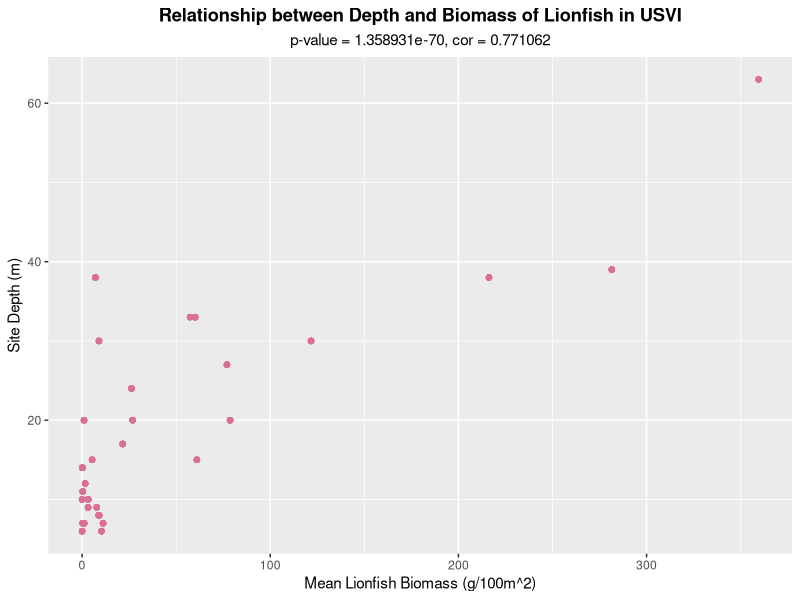
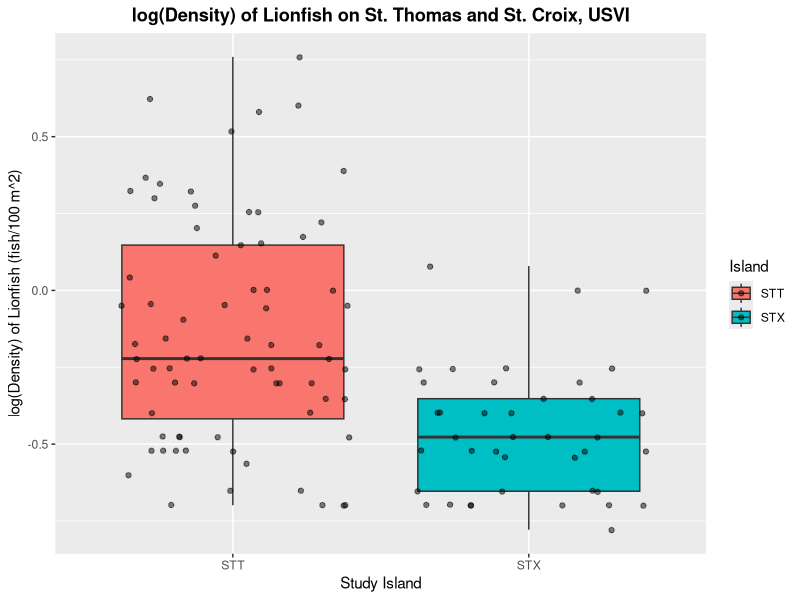
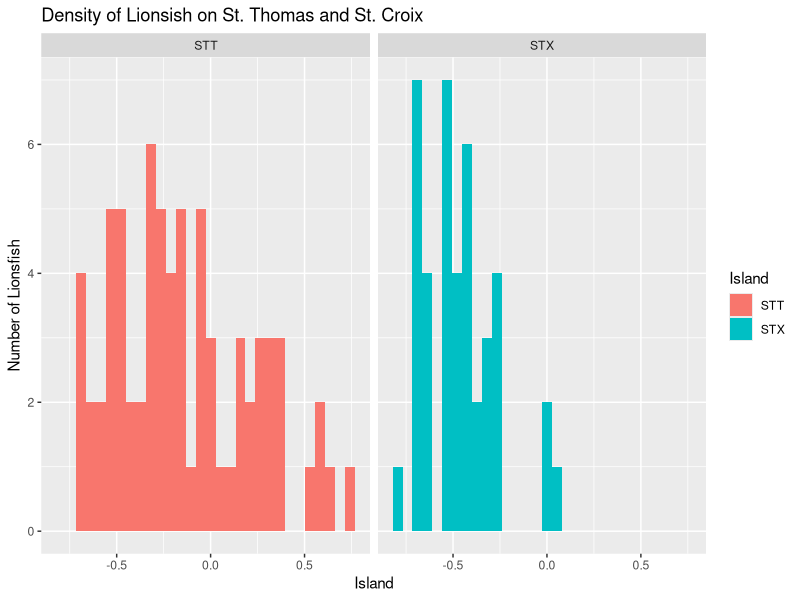
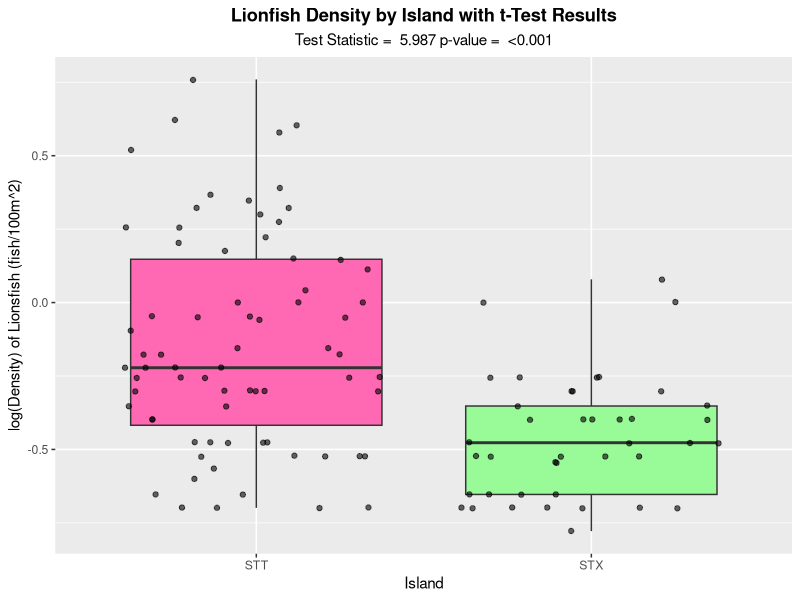

Source code (R) for these figures, in order:
# MES 503 Lab Assignment 2
# Exploring correlation and t-tests with TCRMP data

# 9/15/2026
# Created by Kayla Blincow (with help from ChatGPT)
# ------------------------------------------------------------------------------

# INSTRUCTIONS

# Complete this script as you work through the assignment.
#
# - Replace every "# FILL IN" section with your own code or written response.
# - Comment your code so that someone else can follow your workflow.
# - Do not delete the research questions or prompts.
# - Your script should run from beginning to end without errors.
# - Save this script as: LastName_FirstName_MES503_LabAssignment2.R
# - Submit your completed script to Brightspace by the deadline.

#### SCENARIO

# TCRMP LIONFISH DATA

# In the USVI, the Territorial Coral Reef Monitoring Program (TCRMP) conducts
# annual to semi-annual monitoring to assess multiple aspects of reef health,
# including fish communities. TCRMP fish census methods include a combination of
# belt transects and roving diver surveys. TCRMP has been reporting the abundance
# and biomass of lionfish since they were first encountered in 2011. As of 2022,
# TCRMP has monitoring data for 34 sites: 10 mesophotic reefs (> 30 m depth),
# 13 nearshore reefs (~10 m), and 11 offshore reefs (~15 m).

# The data used in this assignment are real TCRMP data that have been summarized
# to include information on lionfish observed at monitoring sites on St. Croix
# and St. Thomas from 2011 to 2022.

# VARIABLES:
# Location     - TCRMP monitoring site
# SampleYear   - Year data were collected
# TotalCount   - Total number of lionfish observed across all transects conducted
#                at each site, each year
# ntrans       - Number of belt transects conducted at each site, each year
# Biomass      - Total biomass of lionfish observed at each site, each year
# Code         - Three-character identifying code for the TCRMP monitoring site
# Island       - Island where the site is located (STT, STX)
# ReefComplex  - Type of reef (mesophotic, nearshore, offshore)
# Depth        - Average depth at the monitoring site


#### PART 1: SET UP YOUR SCRIPT & GET TO KNOW YOUR DATA

# Write code to clear your workspace, load necessary packages and import your
# data file.

rm(list = ls())
library(tidyverse)
library(ggplot2)
lionfish <- read_csv("TCRMP_Lionfish.csv")

# Explore your newly imported dataset.

view(lionfish) #opens full dataset
head(lionfish) #shows first 6 rows of data
tail(lionfish) #shows last 6 rows of data
str(lionfish) #shows structure of data

# Is there anything about the structure of the dataset that you think is
# important to understand before beginning the analyses?

# You want to check the rows and columns to see if R imported the dataset correctly. Look to see if you are working with strictly continuous data, or a mix of continuous and categorical data.


#### PART 2: CORRELATION

# RESEARCH QUESTION:
# Is there a relationship between depth and total lionfish biomass observed at
# each site (across all years)?

# To address this question you must:
# 1. Complete necessary data wrangling tasks 
# 2. Test for a correlation between the variables of interest. 
# 3. Create a visual of the relationship that includes appropriate axis labels,
#    units, an informative title, and the p-value and correlation coefficient
#    from your correlation test.
# 4. Intepret the results of your correlation test and visual. What does it mean
#    statistically? What does it mean ecologically?

# HINT: The original dataset contains multiple observations for each monitoring
# location because sites were sampled across multiple years.To answer this 
# research question, we want ONE observation per location.

TCMRP_sites <- lionfish |> 
  group_by(Location) |>
  mutate(Mean_biomass = mean(Biomass)) # pulls data from lionfish and calls it TCRMP_sites in the environemnt. groups it by location. makes a new column (mutate) called Mean_biomass that has the mean biomass for each year.

Cor_BiomassDepth <- cor.test(TCMRP_sites$Mean_biomass, TCMRP_sites$Depth, method = "pearson") # tells us p-value, confidence intervals and correlation value (again)
Cor_BiomassDepth$p.value

ggplot(data = TCMRP_sites, aes(x = Mean_biomass, y = Depth)) +
  geom_point(color = "palevioletred") +
  labs(x = "Mean Lionfish Biomass (g/100m^2)", y = "Site Depth (m)", title = "Relationship between Depth and Biomass of Lionfish in USVI", subtitle = "p-value = 1.358931e-70, cor = 0.771062") + # labels the axes, title, and adds value of p and cor.test
  theme_get() +
  theme(plot.title = element_text(hjust = 0.5, face = "bold"), plot.subtitle = element_text(hjust = 0.5)) # centers title and subtitle

# Statistically, this relationship is positively correlated (0.771062). The correlation is fairly strong but not very strong as 0.7 is closer to 1 than to 0 but is not the highest it could be. All of this means that sites with greater mean lionfish biomass tend to be found deeper. The small p-value (1.358931e-70) shows us that there is likely a relationship between depth and lionfish biomass, and that it would be extremely unlikely for us to get the relationship we did if there was no actual linear relationship between our variables.
# Visually, the scatterplot generally agrees with the correlation test. The points generally have a positive trend, where mean lionfish biomass increases with site depth from left to right. There are some outliers, or data that is not perfectly in line with the trend. These are what are likely contributing to the relatively strong (~0.7) and not extremely strong (>0.9) correlation.
# Ecologically, the results may indicate that mean lionfish biomass and depth are associated with one another at the USVI study sites. One possible reason for this relationship, ecologically, could be that deeper habitats have more habitat complexity, and therefore more prey availability, leading to bigger lionfish. More statistical tests, besides just correlation would need to be done to prove an actual relationship, but, based on this data, deeper sites tend to support bigger lionfish.


#### PART 3: T-TEST

# RESEARCH QUESTION:
# In cases where multiple lionfish were observed, did they tend to occur at
# higher density on St. Thomas or St. Croix?

# To address this question you must:
# 1. Complete the necessary data wrangling tasks.
# 2. Create a preliminary visualization comparing lionfish density between the
#    two islands. Do you notice anything you might need to address?
# 3. Check the assumptions of the t-test, and state whether your assumptions are
#    met or violated. If they are violated, research what you can do, and implement
#    a fix. Document what you did and why--include a visualization if appropriate.
# 4. Conduct a t-test that addresses the research question.
# 5. Create a visual to accompany your statistical test that includes appropriate
#    axis labels, units, an informative title, and the p-value and test statistic
#    from your t-test.
# 6. Provide a written interpretation of your results. Write your t-test results
#    as you would if you were presenting them in a peer-reviewed paper. Also 
#    include an ecological interpretation of your results. 

# Use the information below to prepare your data:
# - An observation of MULTIPLE lionfish means that TotalCount is greater than 1.
# - Density = TotalCount / Number of Transects
# - Density is expressed in units of fish/100 m^2.
# - Consider how your statistical interpretation might need to change if you 
#   change your data as a result of assumption violations.

Many_fish <- lionfish |> 
  group_by(Island) |> 
  filter(TotalCount > 1) |> 
  mutate(Density_many_fish = log10(TotalCount/ntrans)) # pulls data from lionfish and calls it Many_fish in the environemnt.only takes data points with more than 1 fish; groups by Island, makes a new column (mutate) called Density_many_fish that has the density of fish per island calculated by dividing TotalCount by number of transects. log10 balances / normalizes the data so it isn't so condensed.

ggplot(Many_fish, aes(x = Island, y = Density_many_fish, fill = Island)) + #puts Island on the X-axis, and density of lion fish on the Y-axis.
  geom_boxplot() + 
  geom_jitter(alpha = 0.5) + #shows the points spread out, with some transparency
  labs(x = "Study Island", y = "log(Density) of Lionfish (fish/100 m^2)", title = "log(Density) of Lionfish on St. Thomas and St. Croix, USVI") +
  theme_get() + theme(plot.title = element_text(hjust = 0.5, face = "bold")) #some customizations

ggplot(Many_fish, aes(x = Density_many_fish, fill = Island)) + #colors bars by island
  geom_histogram() + 
  facet_wrap(~ Island) + #separates islands into their own histograms within the same graph
  labs(title = "Density of Lionsish on St. Thomas and St. Croix", x = "Island", y = "Number of Lionsfish") # names axes, title

t_test_results <- t.test(Density_many_fish ~ Island, data = Many_fish) #runs t-test on this data

ggplot(Many_fish, aes(x = Island, y = Density_many_fish, fill = Island)) +
  geom_boxplot() + 
  geom_jitter(alpha = 0.6) +
 #makes a boxplot
  labs(title = "Lionfish Density by Island with t-Test Results", x = "Island", y = "log(Density) of Lionsfish (fish/100m^2)",
       subtitle = paste("Test Statistic = ", round(t_test_results$statistic, 3),
                        "p-value = ", format.pval(t_test_results$p.value, digits = 2, eps = 0.001))) + #puts the test statistic in the subtitle rounded to 3 sig figs; puts the p-value in the subtitle rounded to 2 sig figs, specifies if the number is less than 0.001 to just write that instead (threshold of 0.001)
  scale_fill_manual(values = c("hotpink", "palegreen")) +
  theme_get() + theme(plot.title = element_text(hjust = 0.5, face = "bold"), plot.subtitle = element_text(hjust = 0.5)) +
  theme(legend.position = "none") # some customizations that color the boxes, center the title and subtitle, and remove the legend
  
# In my first visualization, all of the data for each island was clumped and very small at the bottom of the graph, making it very hard to see actual difference or what the data even looked like. In order to address this, I scaled the data up by log10 which spreads out the small numbers and makes them more balanced / easier to read and interpret. I also created a histogram so I could better see the skew of the data. When I ran the t-Test, my assumptions were met, so I did not need to change anything.
# link to website I used to help with the log scaling: "ggplot2 Axis Limits & Scales in R" from Datanovia - https://www.datanovia.com/learn/data-visualization/ggplot2/axis-limits-scales 

# We reject the null hypothesis, concluding there was a significant difference between lionfish densities across islands (t(df) = 5.987(110.99); p = 2.38e-06). These results mean that there are more lionfish living in waters around St. Thomas, as compared with St. Croix. Ecologically, there could be many reasons for this, including high habitat complexity, more food availability, and/or a lack of predators around St. Thomas. Fishing may also be a bigger factor in St. Croix compared to St. Thomas, leading to smaller populations of lionfish in STX.

#### FINAL CHECK

# Before submitting, make sure you have:

# DATA & CODE
# [X] Successfully imported the data.
# [X] Explored and checked your data before beginning your analyses.
# [X] Completed all required data wrangling.
# [X] Added comments that explain important steps in your workflow.

# ANALYSIS
# [X] Addressed each research question.
# [X] Considered the assumptions relevant to your statistical analyses.
# [X] Researched and documented how you addressed any violated assumptions.

# VISUALIZATIONS
# [X] Created all required visualizations.
# [X] Included appropriate axis labels, units, and titles.
# [X] Customized your visualizations appropriately.
# [X] Made sure your visualizations accurately represent your data.

# INTERPRETATION
# [X] Reported the important results from your statistical analyses.
# [X] Provided statistical interpretations of your results.
# [X] Connected your results back to the research questions.
# [X] Provided ecological interpretations where appropriate.

# FINAL SCRIPT
# [X] Answered all written questions and prompts.
# [X] Included citations or links for any outside resources you used.
# [X] Checked that your script runs from beginning to end without errors.
# [X] Saved your script using the required filename.

# SAVE YOUR SCRIPT AND SUBMIT TO BRIGHTSPACE!
